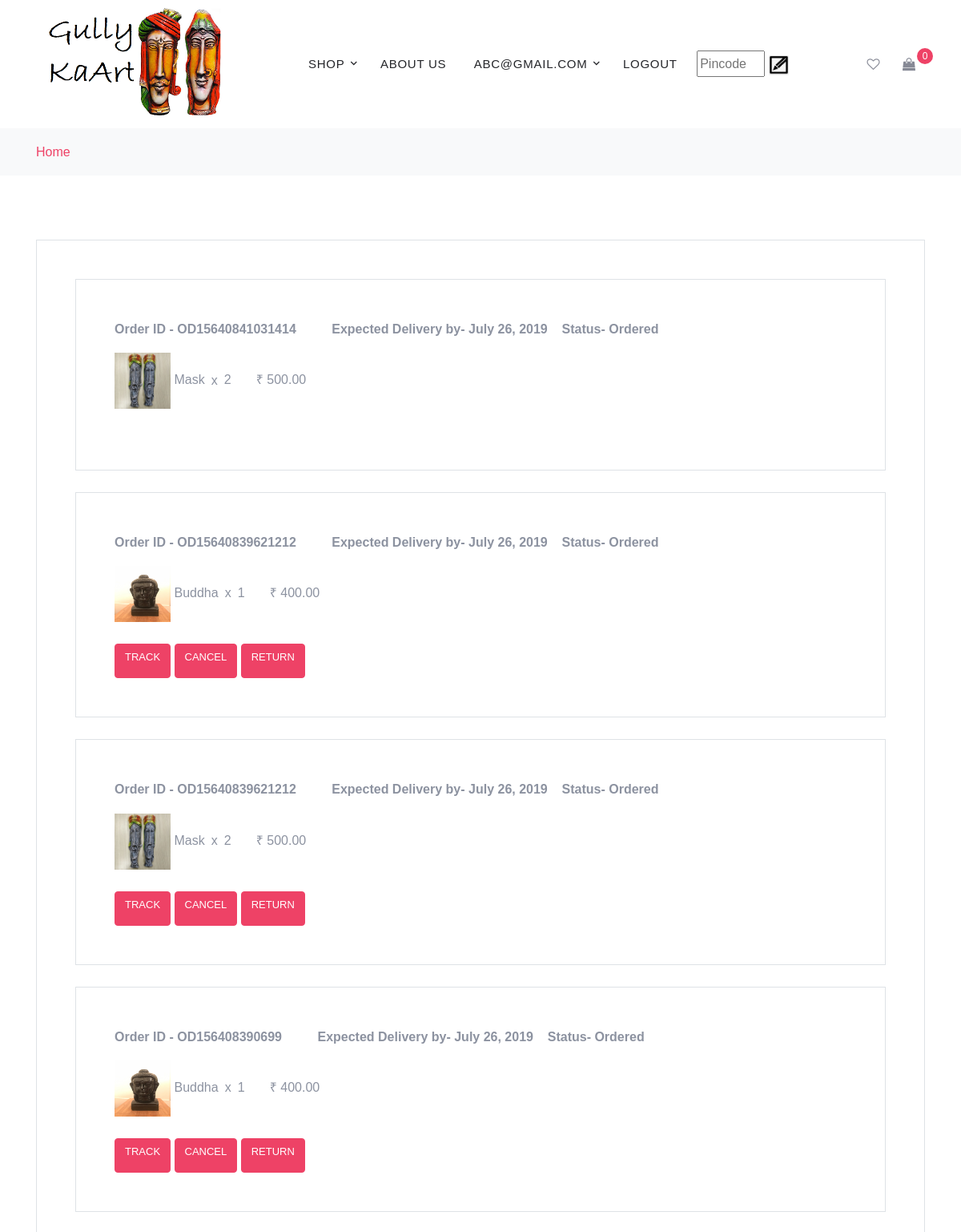
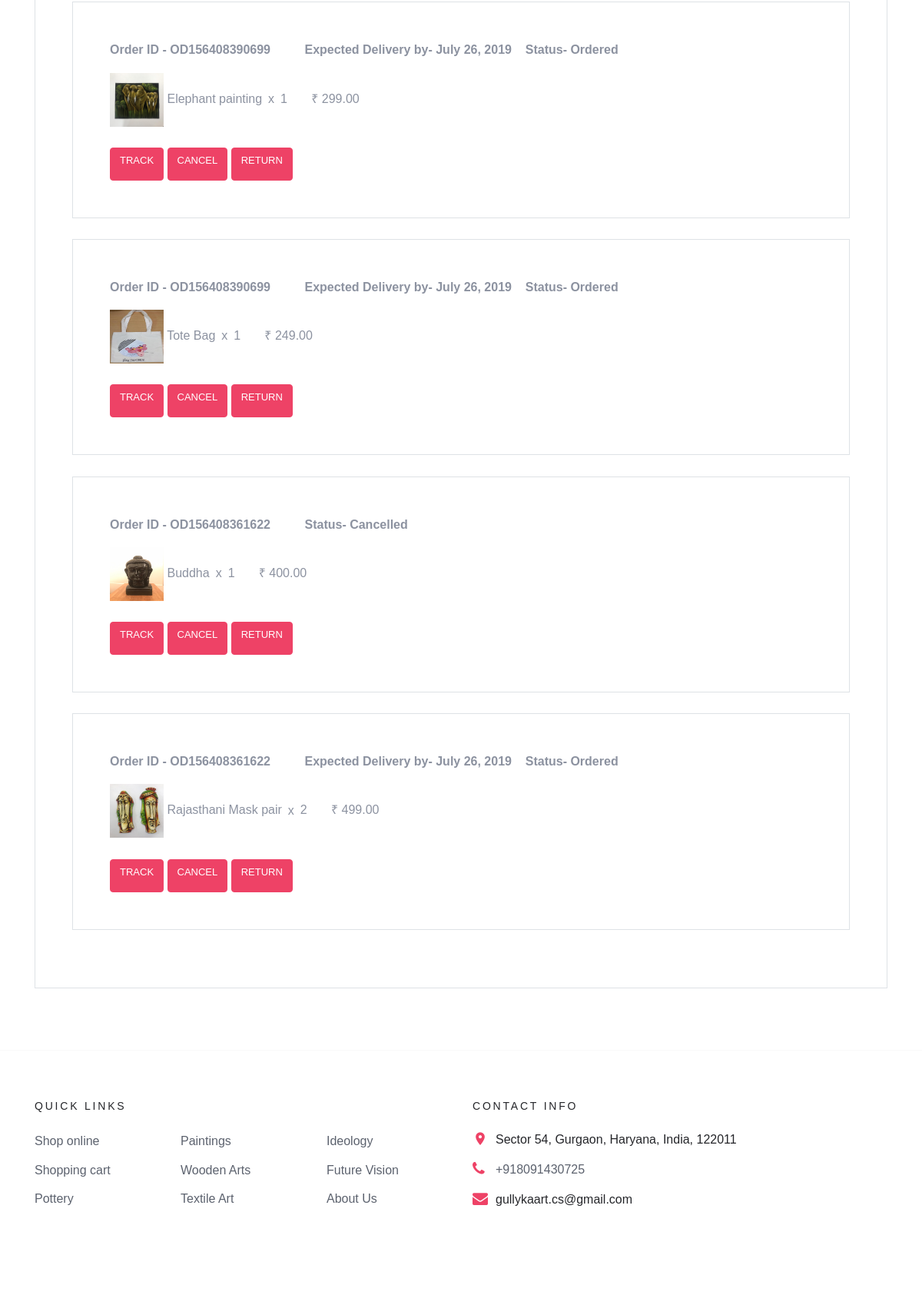
The app's page /order_history/ (signed in) with its own data (2 pictures, top to bottom).
### main/models.py (models this page shows, shortened)
class User(AbstractBaseUser):
	email = models.EmailField(max_length=255, unique=True)
	active = models.BooleanField(default=True)
	staff = models.BooleanField(default=False)
	admin = models.BooleanField(default=False)
	USERNAME_FIELD = 'email'
	REQUIRED_FIELDS = []
	objects = UserManager()
	@property
	def is_active(self):
		return self.active

class OrderDetails(models.Model):
	order_detail_id = models.AutoField(primary_key=True)
	order_id = models.ForeignKey(Orders, verbose_name='Order ID', on_delete=models.CASCADE)
	email = models.ForeignKey(User, verbose_name='Email', on_delete=models.CASCADE)
	product_id = models.ForeignKey(Product, verbose_name='Product ID', on_delete=models.CASCADE)
	shipping_address_id = models.ForeignKey(Address_details, verbose_name='Address Id', on_delete=models.CASCADE)
	price = models.DecimalField(max_digits=10,decimal_places=2)
	quantity = models.IntegerField()
	discount = models.DecimalField(max_digits=10,decimal_places=2)
	total = models.DecimalField(max_digits=10,decimal_places=2)
	id_sku = models.CharField(max_length=255)
	size = models.CharField(max_length=255)
	color = models.CharField(max_length=255)
	fulfilled = models.BooleanField(default=False)
	cancelled = models.BooleanField(default=False)
	ship_date = models.DateTimeField('ship date')
	bill_date = models.DateTimeField('bill date')
	deliver_date = models.DateTimeField('deliver date')
	status = models.CharField(max_length=20)

class Orders(models.Model):
	order_id = models.CharField(max_length=20, primary_key=True)
	payment_mode = models.CharField(max_length=10)
	billing_address_id = models.ForeignKey(Address_details, verbose_name='Address Id', on_delete=models.CASCADE)
	order_date = models.DateTimeField('order date')
	ship_date = models.DateTimeField('ship date')
	shipper_id = models.ForeignKey(Shipper, verbose_name='Shipper ID',on_delete=models.CASCADE)
	sales_tax = models.IntegerField()
	transact_status = models.CharField(max_length=20)
	fulfilled = models.BooleanField(default=False)
	cancelled = models.BooleanField(default=False)#for cancellation
	paid = models.BooleanField(default=False)
	payment_date = models.DateTimeField('payment date', null=True, blank=True)
	order_total = models.DecimalField(max_digits=10,decimal_places=2)
	def __str__(self):
		return self.order_id

class Product(models.Model):
	product_id = models.AutoField(primary_key=True)
	sku = models.CharField(max_length=255)
	id_sku = models.CharField(max_length=255)
	product_name = models.CharField(max_length=255)
	product_description = models.CharField(max_length=255)
	supplier_id = models.ForeignKey(Supplier, verbose_name='Supplier ID',on_delete=models.CASCADE)
	category_id = models.ForeignKey(Category, verbose_name='Category ID',on_delete=models.CASCADE)
	quantity_per_unit = models.IntegerField()
	unit_price = models.DecimalField(max_digits=10,decimal_places=2)
	mrp = models.DecimalField(max_digits=10,decimal_places=2)
	available_size = models.CharField(max_length=255)
	available_colors = models.CharField(max_length=255)
	size = models.CharField(max_length=255)
	color = models.CharField(max_length=255)
	discount = models.DecimalField(max_digits=10,decimal_places=2)
	unit_weight = models.CharField(max_length=255)
	units_in_stock = models.PositiveIntegerField()
	product_available = models.BooleanField(default=True)
	discount_available = models.BooleanField(default=False)
	picture1 = models.ImageField(upload_to='product_images/%Y/%m/%d')
	picture2 = models.ImageField(upload_to='product_images/%Y/%m/%d', null=True,blank=True)
	picture3 = models.ImageField(upload_to='product_images/%Y/%m/%d', null=True, blank=True)
	picture4 = models.ImageField(upload_to='product_images/%Y/%m/%d',null=True,blank=True)
	picture5 = models.ImageField(upload_to='product_images/%Y/%m/%d',null=True,blank=True)
	picture6 = models.ImageField(upload_to='product_images/%Y/%m/%d',null=True,blank=True)
	picture7 = models.ImageField(upload_to='product_images/%Y/%m/%d',null=True,blank=True)
	ranking = models.IntegerField(blank=True, null=True)
	note = models.CharField(max_length=255)

### main/views.py (the view)
# urls.py: path("order_history/", views.order_history, name="order_history"),
def order_history(request):
	orderdetail=OrderDetails.objects.all().filter(email=User.objects.get(email=request.user.email)).order_by('-deliver_date')
	cart_count=0
	if request.user.is_authenticated :
		cart_count=Cart.objects.all().filter(email=User.objects.get(email=request.user.email)).count()
	return render(request = request,
                  template_name = "main/order_history.html",
                  context={"order_detail":orderdetail,'cart_count':cart_count}
                  )

### main/templates/main/order_history.html (shortened to what this page needs)
{% extends 'main/base.html'%}
{% block count %}
    {% with count=cart_count %}
        {{ block.super }}
    {% endwith%}
{% endblock count%}
{% block body %}
  <link rel="stylesheet" href="/static/css/openform.css">
  <div class="site-wrap">
    <div class="bg-light py-3">
      <div class="container">
        <div class="row">
          <div class="col-md-12 mb-0"><a href="../index.html">Home</a> </div>
        </div>
      </div>
    </div>
    <div class="site-section">
      <div class="container">
          <div class="border p-3 p-lg-5 ">
            {% if order_detail %}
            {% for order in order_detail %}
         <div class="border p-3 p-lg-5 ">
            {% if order.status != "Delivered" and order.status != "Cancelled" %}
            <p style="font-weight: bold;">Order ID - {{order.order_id}}  &nbsp;&nbsp;&nbsp;&nbsp;&nbsp;&nbsp;&nbsp;&nbsp;
          Expected Delivery by- {{order.deliver_date.date}}     &nbsp;&nbsp; Status- {{order.status}}    </p>
            <img src="{{order.product_id.picture1.url}}" height="70px" width="70px" >
            {% else %}
            <p style="font-weight: bold;" id="status">Order ID - {{order.order_id}} &nbsp;&nbsp;&nbsp;&nbsp;&nbsp;&nbsp;&nbsp;&nbsp; Status- {{order.status}}</p>
            <img src="{{order.product_id.picture1.url}}" height="70px" width="70px" onload="display_buttons()">
            {% endif %}
          {{order.product_id.product_name}}<strong class="mx-2">x</strong>{{order.quantity}} &nbsp;&nbsp;&nbsp;&nbsp;&nbsp;    &#x20b9 {{order.price}}
          <br><br>
          <a class="btn btn-primary " id="track" href="#">Track</a>
          <a class="btn btn-primary " id="cancel" href="/cancel_order/{{order.order_detail_id}}">Cancel</a>
          <a class="btn btn-primary " id="return"  href="#">Return</a>
         </div>
         <br>
           {% endfor %}
         {% else %}
         <p style="color: black; font-weight: bold; "> You have no Orders yet  </p>
         {% endif  %}
       </div>
     </div>
      </div>
  </div>
{%endblock%}

### main/templates/main/base.html (shortened to what this page needs)
<!DOCTYPE html>
<html lang="en">
  <head onload="Init()">
    <link rel="stylesheet" href="/static/fonts/icomoon/style.css">
    <link rel="stylesheet" href="/static/css/bootstrap.min.css">
    <link rel="stylesheet" href="/static/css/magnific-popup.css">
    <link rel="stylesheet" href="/static/css/jquery-ui.css">
    <link rel="stylesheet" href="/static/css/owl.carousel.min.css">
	<link rel="stylesheet" href="/static/css/style_image.css">
    <link rel="stylesheet" href="/static/css/owl.theme.default.min.css">
    <link rel="stylesheet" href="/static/css/aos.css">
    <link rel="stylesheet" href="/static/css/style.css">
</head>
<body id="body">
	<div class="site-navbar bg-white py-2">
      <div class="container">
        <div class="d-flex align-items-center justify-content-between">
          <div class="logo">
            <div class="site-logo">
			  <img src="/static/images/logo.png" href="#">
            </div>
          </div>
          <div class="main-nav d-none d-lg-block">
            <nav class="site-navigation text-right text-md-center" role="navigation">
              <ul class="site-menu js-clone-nav d-none d-lg-block">
				<li class="has-children active">
                  <a href="/shop/">Shop</a>
                </li>
              <li><a>About Us</a>
              </li>
                {% if user.is_authenticated %}
                    <li  class="has-children active"><a href="/login/">{{user.email}}</a>
                    </li>
                    <li><a href="/logout/">Logout</a></li>
                {% else %}
                    <li><a href="/login/">Login/Create Account</a></li>
                {% endif %}
                <li>
                <input style="padding-left:5px,border:2px solid black,border-radius:4px" id="pincode" placeholder="Pincode" onkeyup="pinmethod(event)" size="6"></input>
              <img src="/static/images/pen.png" width=25px height=25px onclick="enable_pin()" align="middle">
                </li>
              </ul>
            </nav>
          </div>
          <div class="icons">
            <a href="#" class="icons-btn d-inline-block"><span class="icon-heart-o"></span></a>
            {% if user.is_authenticated %}
            <a href="http://127.0.0.1:8000/cart/" class="icons-btn d-inline-block bag">
              <span class="icon-shopping-bag"></span>
              {% block count %}
              <span class="number">{{count}}</span>
              {% endblock count %}
            </a>
            {% endif %}
          </div>
        </div>
      </div>
    </div>
    {% block body %}
    {% endblock %}
    <footer class="site-footer custom-border-top">
      <div class="container">
        <div class="row">
          <div class="col-md-6 col-lg-6 mb-4 mb-lg-0">
            <div class="row">
              <div class="col-md-12">
                <h3 class="footer-heading mb-4">Quick Links</h3>
              </div>
              <div class="col-md-6 col-lg-4">
                <ul class="list-unstyled">
                  <li><a href="#">Shop online</a></li>
                  <li><a href="#">Shopping cart</a></li>
                  <li><a href="#">Pottery</a></li>
                </ul>
              </div>
              <div class="col-md-6 col-lg-4">
                <ul class="list-unstyled">
                  <li><a href="#">Paintings</a></li>
                  <li><a href="#">Wooden Arts</a></li>
                  <li><a href="#">Textile Art</a></li>
                </ul>
              </div>
              <div class="col-md-6 col-lg-4">
                <ul class="list-unstyled">
                  <li><a href="#">Ideology</a></li>
                  <li><a href="#">Future Vision</a></li>
                  <li><a href="#">About Us</a></li>
                </ul>
              </div>
            </div>
          </div>
          <div class="col-md-6 col-lg-6">
            <div class="block-5 mb-5">
              <h3 class="footer-heading mb-4">Contact Info</h3>
              <ul class="list-unstyled">
                <li class="address">Sector 54, Gurgaon, Haryana, India, 122011</li>
                <li class="phone"><a href="tel://">+918091430725</a></li>
                <li class="email">gullykaart.cs@gmail.com</li>
              </ul>
            </div>
          </div>
        </div>
      </div>
    </footer>
</body>
</html>

### gkassets/css/style_image.css (style rules this page uses)
* { box-sizing: border-box }
body { font-family: Verdana, sans-serif; margin:0 }
img { vertical-align: middle; }

### gkassets/css/style.css (style rules this page uses)
body { line-height: 1.7; color: #8c92a0; font-weight: 300; font-size: 16px; }
a { -webkit-transition: .3s all ease; -o-transition: .3s all ease; transition: .3s all ease; }
.site-wrap:before { -webkit-transition: .3s all ease-in-out; -o-transition: .3s all ease-in-out; transition: .3s all ease-in-out; background: rgba(0, 0, 0, 0.6); content: ""; position: absolute; z-index: 2000; top: 0; left: 0; right: 0; bottom: 0; opacity: 0; visibility: hidden; }
.btn { height: 43px; -webkit-transition: .3s all ease-in-out; -o-transition: .3s all ease-in-out; transition: .3s all ease-in-out; text-transform: uppercase; font-size: 13px; }
.site-section { padding: 2.5em 0; }
@media (min-width: 768px) { .site-section { padding: 5em 0; } }
.site-footer { padding: 4em 0; }
.site-footer ul li { margin-bottom: 10px; }
.site-footer ul li a { color: #5c626e; }
.site-footer .footer-heading { font-size: 14px; color: #25262a; letter-spacing: .2em; text-transform: uppercase; }
.icons-btn { display: inline-block; text-align: center; }
.icons-btn span { display: block; height: 40px; width: 40px; line-height: 40px; }
.site-navbar { background: #fff; margin-bottom: 0px; z-index: 1999; position: relative; background: #fff !important; }
.site-navbar a { color: #868995; }
.site-navbar .site-navigation .site-menu { margin-left: 0; padding-left: 0; margin-bottom: 0; }
.site-navbar .site-navigation .site-menu .active > a { color: #25262a; }
.site-navbar .site-navigation .site-menu a { text-decoration: none !important; font-size: 15px; display: inline-block; }
.site-navbar .site-navigation .site-menu > li { display: inline-block; padding: 10px 5px; }
.site-navbar .site-navigation .site-menu > li > a { padding: 10px 10px; text-transform: uppercase; letter-spacing: .05em; color: #25262a; font-size: 15px; text-decoration: none !important; }
.site-navbar .site-navigation .site-menu .has-children { position: relative; }
.site-navbar .site-navigation .site-menu .has-children > a { position: relative; padding-right: 20px; }
.site-navbar .site-navigation .site-menu .has-children > a:before { position: absolute; content: "\e313"; font-size: 16px; top: 50%; right: 0; -webkit-transform: translateY(-50%); -ms-transform: translateY(-50%); transform: translateY(-50%); font-family: 'icomoon'; }
.site-navbar .site-navigation .site-menu .has-children a { text-transform: uppercase; }
.site-mobile-menu .site-nav-wrap { padding: 0; margin: 0; list-style: none; position: relative; }
.site-mobile-menu .site-nav-wrap a { padding: 10px 20px; display: block; position: relative; color: #212529; }
.site-mobile-menu .site-nav-wrap li { position: relative; display: block; }
.site-mobile-menu .site-nav-wrap li.active > a { color: #ee4266; }
.site-mobile-menu .site-nav-wrap > li { display: block; position: relative; float: left; width: 100%; }
.site-mobile-menu .site-nav-wrap > li > a { padding-left: 20px; font-size: 20px; }
.block-5 ul, .block-5 ul li { list-style: none; padding: 0; margin: 0; line-height: 1.5; }
.block-5 ul li { padding-left: 30px; position: relative; margin-bottom: 15px; color: #25262a; }
.block-5 ul li:before { top: 0; font-family: "icomoon"; content: ""; position: absolute; left: 0; font-size: 20px; line-height: 1; color: #ee4266; }
.block-5 ul li.address:before { content: "\e8b4"; }
.block-5 ul li.email:before { content: "\f0e0"; }
.block-5 ul li.phone:before { content: "\f095"; }
.bag { position: relative; }
.bag .number { position: absolute; top: 0; width: 20px; height: 20px; border-radius: 50%; line-height: 20px; color: #fff; font-size: 12px; background: #ee4266; right: -10px; }
.custom-border-top { border-top: 1px solid #f9f9f9; }

### main/templates/main/base.html (style rules this page uses)
.toast, { box-shadow: 0 2px 2px 0 rgba(0, 0, 0, 0.14), 0 3px 1px -2px rgba(0, 0, 0, 0.12), 0 1px 5px 0 rgba(0, 0, 0, 0.2); }

### records on screen
User: email "ABC@GMAIL.COM"
OrderDetails: order_id "OD15640841031414", deliver_date "July 26, 2019", status "Ordered", product_id.picture1 (picture), product_id.product_name "Mask", quantity "2", price "500.00"
OrderDetails: order_id "OD15640839621212", deliver_date "July 26, 2019", status "Ordered", product_id.picture1 (picture), product_id.product_name "Buddha", quantity "1", price "400.00"
OrderDetails: order_id "OD15640839621212", deliver_date "July 26, 2019", status "Ordered", product_id.picture1 (picture), product_id.product_name "Mask", quantity "2", price "500.00"
OrderDetails: order_id "OD156408390699", deliver_date "July 26, 2019", status "Ordered", product_id.picture1 (picture), product_id.product_name "Buddha", quantity "1", price "400.00"
OrderDetails: order_id "OD156408390699", deliver_date "July 26, 2019", status "Ordered", product_id.picture1 (picture), product_id.product_name "Elephant painting", quantity "1", price "299.00"
OrderDetails: order_id "OD156408390699", deliver_date "July 26, 2019", status "Ordered", product_id.picture1 (picture), product_id.product_name "Tote Bag", quantity "1", price "249.00"
OrderDetails: order_id "OD156408361622", status "Cancelled", product_id.picture1 (picture), product_id.product_name "Buddha", quantity "1", price "400.00"
OrderDetails: order_id "OD156408361622", deliver_date "July 26, 2019", status "Ordered", product_id.picture1 (picture), product_id.product_name "Rajasthani Mask pair", quantity "2", price "499.00"

### other values on screen
{{ count }} "0"
